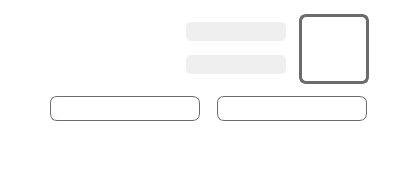
         <widget class="QWidget" name="page_login">
          <layout class="QVBoxLayout" name="verticalLayout_4">
           <property name="spacing">
            <number>0</number>
           </property>
           <property name="leftMargin">
            <number>0</number>
           </property>
           <property name="topMargin">
            <number>0</number>
           </property>
           <property name="rightMargin">
            <number>0</number>
           </property>
           <property name="bottomMargin">
            <number>0</number>
           </property>
           <item>
            <widget class="QFrame" name="frame_159">
             <property name="styleSheet">
              <string notr="true">background-color: rgb(255, 255, 255);
border: none;</string>
             </property>
             <property name="frameShape">
              <enum>QFrame::StyledPanel</enum>
             </property>
             <property name="frameShadow">
              <enum>QFrame::Raised</enum>
             </property>
             <layout class="QVBoxLayout" name="verticalLayout_189">
              <property name="spacing">
               <number>0</number>
              </property>
              <property name="leftMargin">
               <number>0</number>
              </property>
              <property name="topMargin">
               <number>0</number>
              </property>
              <property name="rightMargin">
               <number>0</number>
              </property>
              <property name="bottomMargin">
               <number>0</number>
              </property>
              <item>
               <widget class="QFrame" name="frame_219">
                <property name="styleSheet">
                 <string notr="true">border: none;</string>
                </property>
                <property name="frameShape">
                 <enum>QFrame::StyledPanel</enum>
                </property>
                <property name="frameShadow">
                 <enum>QFrame::Raised</enum>
                </property>
                <layout class="QVBoxLayout" name="verticalLayout_190">
                 <property name="spacing">
                  <number>0</number>
                 </property>
                 <property name="leftMargin">
                  <number>0</number>
                 </property>
                 <property name="topMargin">
                  <number>0</number>
                 </property>
                 <property name="rightMargin">
                  <number>0</number>
                 </property>
                 <property name="bottomMargin">
                  <number>0</number>
                 </property>
                 <item>
                  <widget class="QLabel" name="label_46">
                   <property name="styleSheet">
                    <string notr="true">image: url(:/images/images/logo-001.png);
border: none;</string>
                   </property>
                   <property name="text">
                    <string/>
                   </property>
                  </widget>
                 </item>
                </layout>
               </widget>
              </item>
              <item alignment="Qt::AlignHCenter">
               <widget class="QFrame" name="frame_215">
                <property name="maximumSize">
                 <size>
                  <width>16777215</width>
                  <height>80</height>
                 </size>
                </property>
                <property name="styleSheet">
                 <string notr="true">border: none;</string>
                </property>
                <property name="frameShape">
                 <enum>QFrame::StyledPanel</enum>
                </property>
                <property name="frameShadow">
                 <enum>QFrame::Raised</enum>
                </property>
                <layout class="QHBoxLayout" name="horizontalLayout_32">
                 <property name="spacing">
                  <number>0</number>
                 </property>
                 <property name="leftMargin">
                  <number>0</number>
                 </property>
                 <property name="topMargin">
                  <number>0</number>
                 </property>
                 <property name="rightMargin">
                  <number>0</number>
                 </property>
                 <property name="bottomMargin">
                  <number>0</number>
                 </property>
                 <item alignment="Qt::AlignRight">
                  <widget class="QFrame" name="frame_199">
                   <property name="minimumSize">
                    <size>
                     <width>250</width>
                     <height>0</height>
                    </size>
                   </property>
                   <property name="maximumSize">
                    <size>
                     <width>250</width>
                     <height>16777215</height>
                    </size>
                   </property>
                   <property name="styleSheet">
                    <string notr="true">border: none;</string>
                   </property>
                   <property name="frameShape">
                    <enum>QFrame::StyledPanel</enum>
                   </property>
                   <property name="frameShadow">
                    <enum>QFrame::Raised</enum>
                   </property>
                   <layout class="QGridLayout" name="gridLayout_4">
                    <property name="leftMargin">
                     <number>0</number>
                    </property>
                    <property name="topMargin">
                     <number>0</number>
                    </property>
                    <property name="rightMargin">
                     <number>13</number>
                    </property>
                    <property name="bottomMargin">
                     <number>0</number>
                    </property>
                    <property name="horizontalSpacing">
                     <number>0</number>
                    </property>
                    <item row="0" column="0">
                     <widget class="QLabel" name="id_text_2">
                      <property name="styleSheet">
                       <string notr="true">border: none;
image: url(:/images/images/id-001.png);</string>
                      </property>
                      <property name="frameShape">
                       <enum>QFrame::Box</enum>
                      </property>
                      <property name="text">
                       <string/>
                      </property>
                      <property name="alignment">
                       <set>Qt::AlignRight|Qt::AlignTrailing|Qt::AlignVCenter</set>
                      </property>
                      <property name="indent">
                       <number>8</number>
                      </property>
                     </widget>
                    </item>
                    <item row="0" column="1">
                     <widget class="QLineEdit" name="id_main_2">
                      <property name="maximumSize">
                       <size>
                        <width>100</width>
                        <height>16777215</height>
                       </size>
                      </property>
                      <property name="font">
                       <font>
                        <family>나눔스퀘어_ac</family>
                       </font>
                      </property>
                      <property name="styleSheet">
                       <string notr="true">background-color: rgb(239, 239, 239);
border: none;
border-radius: 5px;</string>
                      </property>
                     </widget>
                    </item>
                    <item row="1" column="0">
                     <widget class="QLabel" name="password_text_2">
                      <property name="styleSheet">
                       <string notr="true">border: none;
image: url(:/images/images/pw-001.png);</string>
                      </property>
                      <property name="frameShape">
                       <enum>QFrame::Box</enum>
                      </property>
                      <property name="text">
                       <string/>
                      </property>
                      <property name="alignment">
                       <set>Qt::AlignRight|Qt::AlignTrailing|Qt::AlignVCenter</set>
                      </property>
                      <property name="indent">
                       <number>8</number>
                      </property>
                     </widget>
                    </item>
                    <item row="1" column="1">
                     <widget class="QLineEdit" name="pw_main_2">
                      <property name="maximumSize">
                       <size>
                        <width>100</width>
                        <height>16777215</height>
                       </size>
                      </property>
                      <property name="font">
                       <font>
                        <family>나눔스퀘어_ac</family>
                       </font>
                      </property>
                      <property name="styleSheet">
                       <string notr="true">background-color: rgb(239, 239, 239);
border: none;
border-radius: 5px;</string>
                      </property>
                      <property name="echoMode">
                       <enum>QLineEdit::Password</enum>
                      </property>
                      <property name="alignment">
                       <set>Qt::AlignLeading|Qt::AlignLeft|Qt::AlignVCenter</set>
                      </property>
                     </widget>
                    </item>
                   </layout>
                  </widget>
                 </item>
                 <item>
                  <widget class="QPushButton" name="login_button">
                   <property name="minimumSize">
                    <size>
                     <width>70</width>
                     <height>70</height>
                    </size>
                   </property>
                   <property name="maximumSize">
                    <size>
                     <width>80</width>
                     <height>16777215</height>
                    </size>
                   </property>
                   <property name="font">
                    <font>
                     <family>Adobe Devanagari</family>
                    </font>
                   </property>
                   <property name="styleSheet">
                    <string notr="true">QPushButton{
	border: 3px solid;
	border-radius: 7px;
	border-color: rgb(108, 108, 108);
	image: url(:/images/images/login-001.png);
}
QPushButton:hover{
	border-color: rgb(158, 209, 186);
	image: url(:/images/images/login-001 (1).png);
}</string>
                   </property>
                   <property name="text">
                    <string/>
                   </property>
                  </widget>
                 </item>
                </layout>
               </widget>
              </item>
              <item>
               <widget class="QFrame" name="frame_218">
                <property name="styleSheet">
                 <string notr="true">border: none;</string>
                </property>
                <property name="frameShape">
                 <enum>QFrame::StyledPanel</enum>
                </property>
                <property name="frameShadow">
                 <enum>QFrame::Raised</enum>
                </property>
                <layout class="QVBoxLayout" name="verticalLayout_188">
                 <property name="spacing">
                  <number>0</number>
                 </property>
                 <property name="leftMargin">
                  <number>0</number>
                 </property>
                 <property name="topMargin">
                  <number>0</number>
                 </property>
                 <property name="rightMargin">
                  <number>0</number>
                 </property>
                 <property name="bottomMargin">
                  <number>0</number>
                 </property>
                 <item alignment="Qt::AlignHCenter">
                  <widget class="QFrame" name="frame_216">
                   <property name="minimumSize">
                    <size>
                     <width>0</width>
                     <height>50</height>
                    </size>
                   </property>
                   <property name="maximumSize">
                    <size>
                     <width>16777215</width>
                     <height>50</height>
                    </size>
                   </property>
                   <property name="styleSheet">
                    <string notr="true">border: none;</string>
                   </property>
                   <property name="frameShape">
                    <enum>QFrame::StyledPanel</enum>
                   </property>
                   <property name="frameShadow">
                    <enum>QFrame::Raised</enum>
                   </property>
                   <layout class="QHBoxLayout" name="horizontalLayout_35">
                    <property name="spacing">
                     <number>17</number>
                    </property>
                    <property name="leftMargin">
                     <number>0</number>
                    </property>
                    <property name="topMargin">
                     <number>0</number>
                    </property>
                    <property name="rightMargin">
                     <number>0</number>
                    </property>
                    <property name="bottomMargin">
                     <number>0</number>
                    </property>
                    <item>
                     <widget class="QPushButton" name="choicelogin_button_2">
                      <property name="minimumSize">
                       <size>
                        <width>150</width>
                        <height>25</height>
                       </size>
                      </property>
                      <property name="maximumSize">
                       <size>
                        <width>150</width>
                        <height>16777215</height>
                       </size>
                      </property>
                      <property name="styleSheet">
                       <string notr="true">QPushButton{
	border: 1px solid;
	border-radius: 7px;
	border-color: rgb(108, 108, 108);
	image: url(:/images/images/signup-001.png);
}
QPushButton:hover{
	border-color: rgb(158, 209, 186);
	image: url(:/images/images/signup-001 (1).png);
}</string>
                      </property>
                      <property name="text">
                       <string/>
                      </property>
                     </widget>
                    </item>
                    <item>
                     <widget class="QPushButton" name="main_pw_search_btn_2">
                      <property name="minimumSize">
                       <size>
                        <width>150</width>
                        <height>25</height>
                       </size>
                      </property>
                      <property name="maximumSize">
                       <size>
                        <width>150</width>
                        <height>16777215</height>
                       </size>
                      </property>
                      <property name="styleSheet">
                       <string notr="true">QPushButton{
	border: 1px solid;
	border-radius: 7px;
	border-color: rgb(108, 108, 108);
	image: url(:/images/images/findpw-001.png);
}
QPushButton:hover{
	border-color: rgb(158, 209, 186);
	image: url(:/images/images/findpw-001 (1).png);
}</string>
                      </property>
                      <property name="text">
                       <string/>
                      </property>
                     </widget>
                    </item>
                   </layout>
                  </widget>
                 </item>
                 <item>
                  <widget class="QFrame" name="frame_217">
                   <property name="styleSheet">
                    <string notr="true">border: none;</string>
                   </property>
                   <property name="frameShape">
                    <enum>QFrame::StyledPanel</enum>
                   </property>
                   <property name="frameShadow">
                    <enum>QFrame::Raised</enum>
                   </property>
                   <layout class="QVBoxLayout" name="verticalLayout_179">
                    <item alignment="Qt::AlignHCenter">
                     <widget class="QLineEdit" name="statusbar_2">
                      <property name="minimumSize">
                       <size>
                        <width>400</width>
                        <height>30</height>
                       </size>
                      </property>
                      <property name="font">
                       <font>
                        <family>나눔스퀘어_ac Light</family>
                        <pointsize>10</pointsize>
                       </font>
                      </property>
                      <property name="styleSheet">
                       <string notr="true">border: none;</string>
                      </property>
                      <property name="alignment">
                       <set>Qt::AlignCenter</set>
                      </property>
                      <property name="readOnly">
                       <bool>true</bool>
                      </property>
                     </widget>
                    </item>
                    <item>
                     <widget class="QFrame" name="frame_200">
                      <property name="styleSheet">
                       <string notr="true">border: none;</string>
                      </property>
                      <property name="frameShape">
                       <enum>QFrame::StyledPanel</enum>
                      </property>
                      <property name="frameShadow">
                       <enum>QFrame::Raised</enum>
                      </property>
                     </widget>
                    </item>
                   </layout>
                  </widget>
                 </item>
                </layout>
               </widget>
              </item>
             </layout>
            </widget>
           </item>
          </layout>
         </widget>
